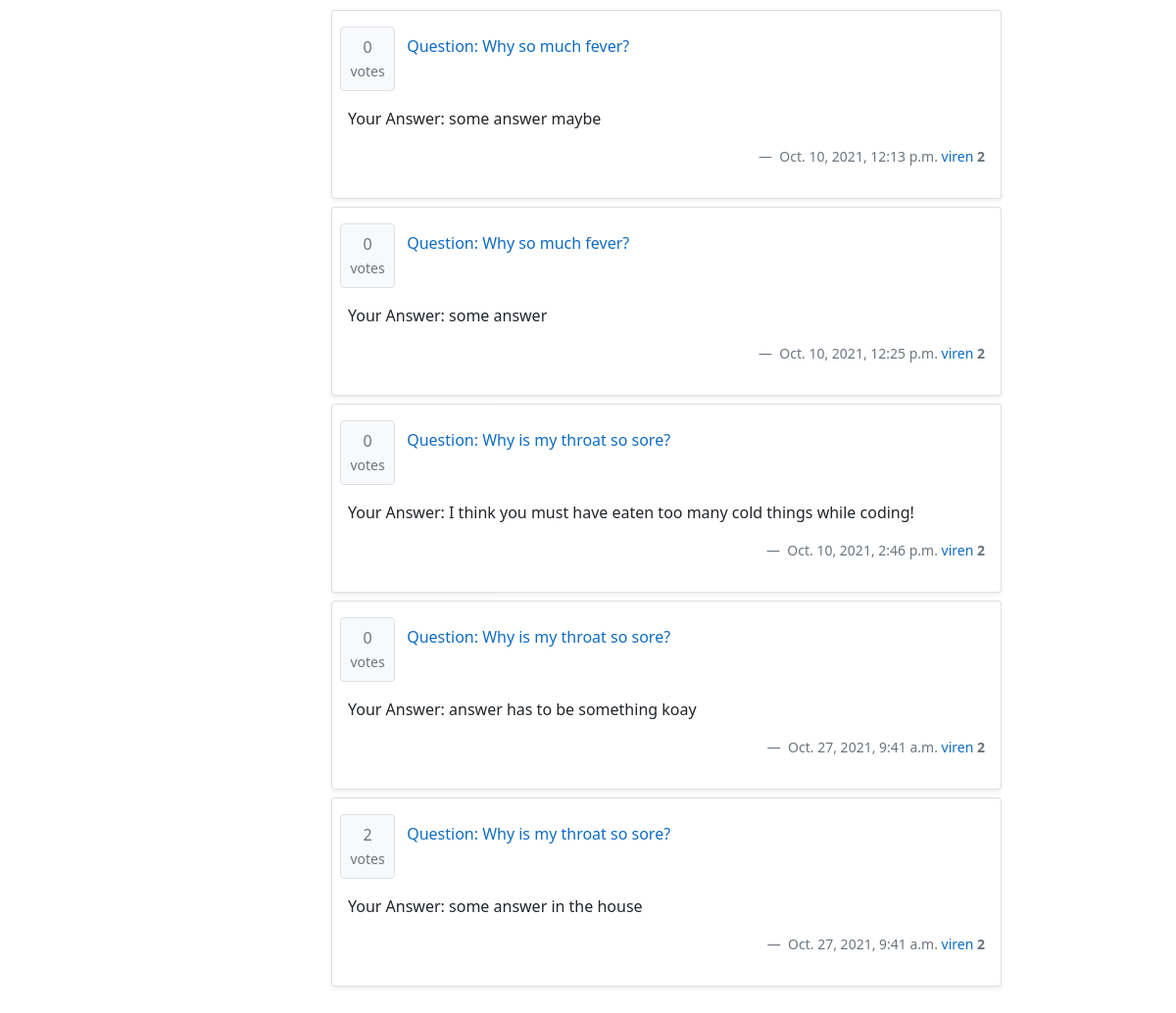
The app's page /profile/38 (lower part), older data.
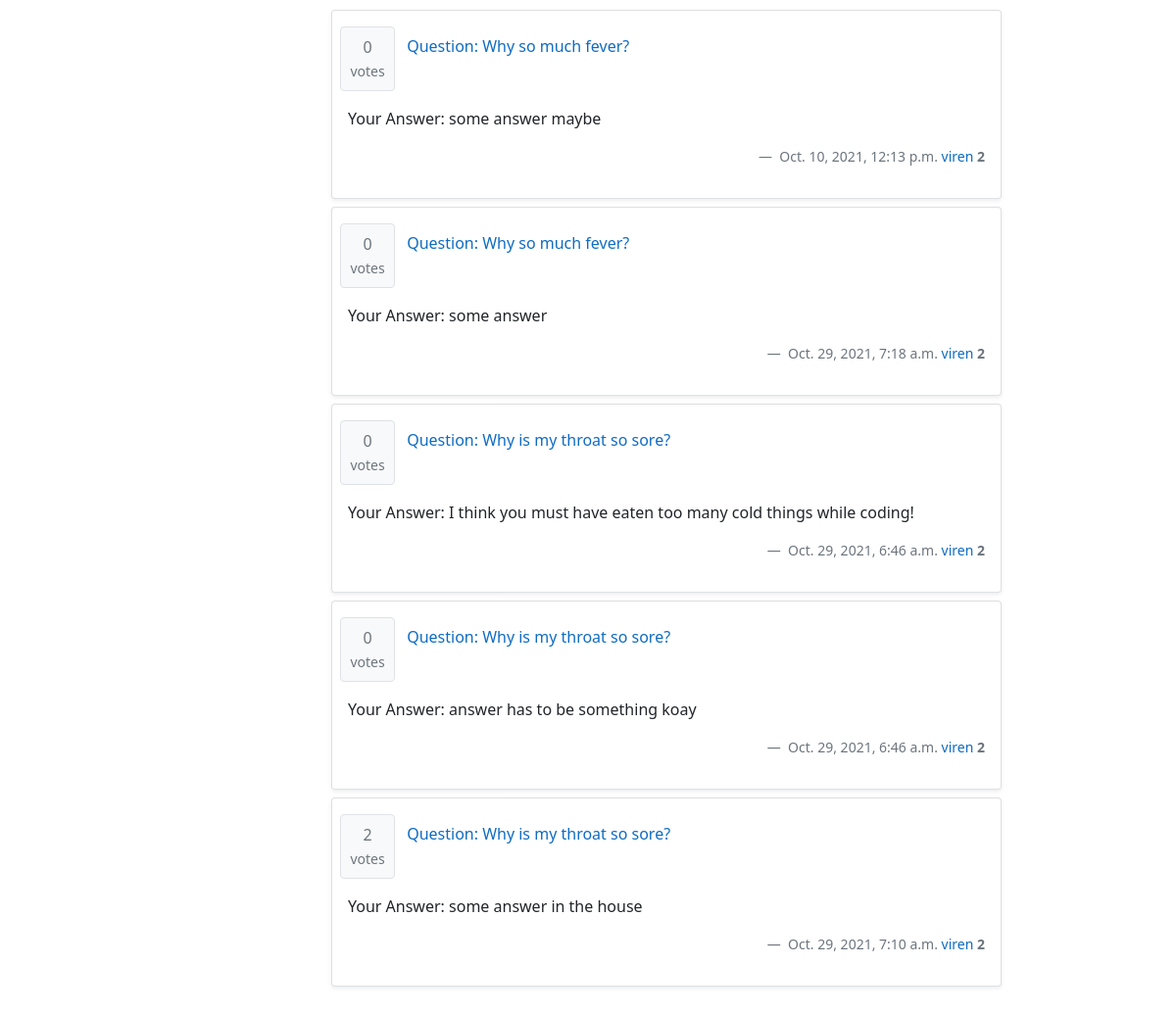
The same page, newer data.
### mainframe/models.py (models this page shows, shortened)
class Answer(models.Model):
    description = models.CharField(max_length=1000)
    created_at = models.DateTimeField(auto_now=True)
    made_by = models.ForeignKey(User, on_delete=models.CASCADE)
    question = models.ForeignKey(Question, on_delete=models.CASCADE)
    accepted = models.BooleanField(default=False)
    @property
    def votes(self):
        return self.upvotes
    @property
    def upvotes(self):
        return UpvoteA.objects.filter(answer = self.id).count()

class Question(models.Model):
    title = models.CharField(max_length=200)
    description = models.CharField(max_length=1000)
    upvotes = models.IntegerField(default=0)
    downvotes = models.IntegerField(default=0)
    created_at = models.DateTimeField(auto_now=True, editable=False)
    made_by = models.ForeignKey(User, on_delete=models.CASCADE)
    tags = models.ManyToManyField(Tag)
    answerCount = models.IntegerField(default=0)
    @property
    def votes(self):
        return self.upvotes - self.downvotes
    @property
    def upvotes(self):
        return UpvoteQ.objects.filter(question = self.id).count()
    @property
    def downvotes(self):
        return DownvoteQ.objects.filter(question = self.id).count()

class User(models.Model):
    user = models.OneToOneField(authUser, on_delete=models.CASCADE)
    username = models.CharField(max_length=30, unique=True)
    first_name = models.CharField(max_length=30, null=True)
    last_name = models.CharField(max_length=50, null=True)
    email_id = models.EmailField(unique=True)
    country = models.CharField(max_length=50, null=True)
    rating = models.IntegerField(default=2)
    joined_on = models.DateTimeField(auto_now=True)
    USERNAME_FIELD = 'username'
    roles = models.ManyToManyField(Role)
    def __str__(self):
        return self.user.username

### mainframe/views.py (the view)
# urls.py: path('profile/<int:pk>', views.Profile.as_view(), name='profile'),
class Profile(TemplateView):
    def get(self, request, pk):
        user = User.objects.all().get(id=pk)
        answers = Answer.objects.filter(made_by__pk=pk)
        questions = Question.objects.filter(made_by__pk=pk)
        comments = Comment.objects.all().filter(made_by__pk=pk).count()
        myuser = Home.getUser(self, request)
        context = {'pk' : pk, 'user' : user, 'questions' : questions, 'answers' : answers, 'comments' : comments, 'myuser' : myuser}
        return render(request, 'profile.html', context)

### mainframe/models.py (called while the page is built)
    def __str__(self):
        return self.roleName

### mainframe/views.py (called while the page is built)
    def getUser(self, request):
        if request.user.is_authenticated:
            usr = request.user
            myuser = User.objects.get(username = usr.username)
            return myuser
        return None

### mainframe/templates/profile.html (shortened to what this page needs)
{% extends 'main.html' %}
{% block profile %}
<div class="p-2">
    {% for a in answers %}
        <div class="card my-2 border-bottom shadow-sm">
            <div class="card-body row">
                <p class="col-1 mx-1 border rounded text-center p-2 bg-light text-secondary">{{ a.votes }}<br><span class="small">votes</span></p>
                <a href="{% url 'mainframe:question' a.question.id %}" class="col-9 p-2">Question: {{ a.question.title }}</a>
                <p>Your Answer: {{ a.description }}</p>
                <div class="col-7">
                </div>
                <div class="col-5 text-end blockquote-footer">
                    <span class="text-secondary font-weight-light">{{ a.created_at }}</span>
                    <a href="#"> {{ a.made_by }} </a>
                    <b class="text-secondary">{{ a.made_by.rating }}</b>
                </div>
            </div>
        </div>
    {% endfor %}
</div>
{% endblock %}

Row changes from the older to the newer data that the page shows:
changed Answer "some answer": created_at "Oct. 10, 2021, 12:25 p.m." → "Oct. 29, 2021, 7:18 a.m."
changed Answer "I think you must have eaten too many cold things while coding!": created_at "Oct. 10, 2021, 2:46 p.m." → "Oct. 29, 2021, 6:46 a.m."
changed Answer "answer has to be something koay": created_at "Oct. 27, 2021, 9:41 a.m." → "Oct. 29, 2021, 6:46 a.m."
changed Answer "some answer in the house": created_at "Oct. 27, 2021, 9:41 a.m." → "Oct. 29, 2021, 7:10 a.m."
